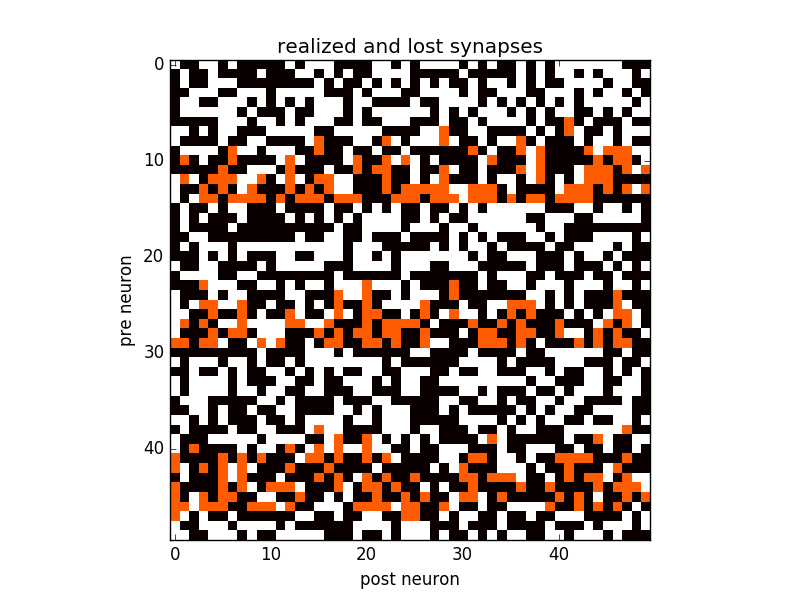

Here is the Python script that generated this plot:
#!/usr/bin/env python
"""
example script for extracting synapse loss after mapping
"""

from pymarocco import PyMarocco
import pyhmf as pynn
import numpy as np
import pylogging
pylogging.reset()
pylogging.default_config(level=pylogging.LogLevel.ERROR)

def projectionwise_synapse_loss(proj, marocco):
    """
    computes the synapse loss of a projection
    params:
      proj    - a pyhmf.Projection
      marocco -  the PyMarocco object after the mapping has run.

    returns: (nr of lost synapses, total synapses in projection)
    """
    orig_weights = proj.getWeights(format='array')
    mapped_weights = marocco.stats.getWeights(proj)
    syns = np.where(~np.isnan(orig_weights))
    realized_syns = np.where(~np.isnan(mapped_weights))
    orig = len(syns[0])
    realized = len(realized_syns[0])
    print "Projection-Wise Synapse Loss", proj, (orig - realized)*100./orig
    return orig-realized, orig

def plot_projectionwise_synapse_loss(proj, marocco):
    """
    plots the realized and lost synapses of a projection
    params:
      proj    - a pyhmf.Projection
      marocco -  the PyMarocco object after the mapping has run.
    """
    orig_weights = proj.getWeights(format='array')
    mapped_weights = marocco.stats.getWeights(proj)
    realized_syns = np.where(np.isfinite(mapped_weights))
    lost_syns = np.logical_and(np.isfinite(orig_weights), np.isnan(mapped_weights))

    conn_matrix = np.zeros(orig_weights.shape)
    conn_matrix[realized_syns] =  1.
    conn_matrix[lost_syns] = 0.5

    import matplotlib
    matplotlib.use('Agg')
    import matplotlib.pyplot as plt
    plt.figure()
    plt.subplot(111)
    plt.imshow(conn_matrix, cmap='hot', interpolation='nearest')
    plt.xlabel("post neuron")
    plt.ylabel("pre neuron")
    plt.title("realized and lost synapses")
    plt.savefig("synapse_loss.png")

def main():
    """
    create small network with synapse loss.  The synapse loss happens due to a
    maximum syndriver chain length of 5 and only 4 denmems per neuron.  After
    mapping, the synapse loss per projection is evaluated and plotted for one
    projection.  The sum of lost synapses per projection is compared to the
    overall synapse loss returnd by the mapping stats.
    """
    marocco = PyMarocco()
    marocco.neuron_placement.default_neuron_size(4)
    marocco.synapse_routing.driver_chain_length(5)
    marocco.continue_despite_synapse_loss = True
    marocco.calib_backend = PyMarocco.CalibBackend.Default
    marocco.neuron_placement.skip_hicanns_without_neuron_blacklisting(False)

    pynn.setup(marocco=marocco)

    neuron = pynn.Population(50, pynn.IF_cond_exp)
    source = pynn.Population(50, pynn.SpikeSourcePoisson, {'rate' : 2})

    connector = pynn.FixedProbabilityConnector(
            allow_self_connections=True,
            p_connect=0.5,
            weights=0.00425)
    proj_stim = pynn.Projection(source, neuron, connector, target="excitatory")
    proj_rec = pynn.Projection(neuron, neuron, connector, target="excitatory")

    pynn.run(1)

    print marocco.stats

    total_syns = 0
    lost_syns = 0
    for proj in [proj_stim, proj_rec]:
        l,t = projectionwise_synapse_loss(proj, marocco)
        total_syns += t
        lost_syns += l

    assert total_syns == marocco.stats.getSynapses()
    assert lost_syns == marocco.stats.getSynapseLoss()

    plot_projectionwise_synapse_loss(proj_stim, marocco)
    pynn.end()

if __name__ == "__main__":
    main()
